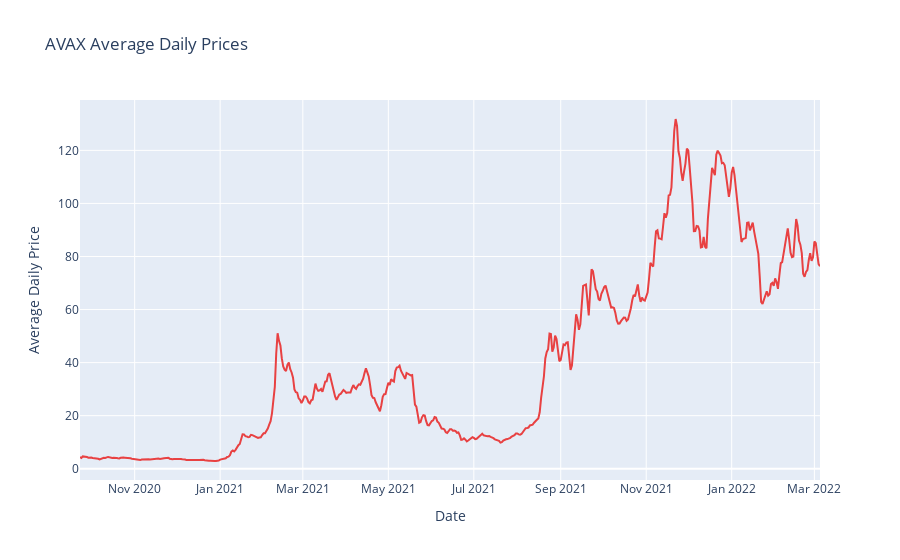

The notebook cell this image was saved under:
### Code cell
def plot_close_prices():
    """
    Plot the closing prices of AVAX in plotly.
    """
    fig = px.line(avax_daily_ave, y='Average Daily Price', title='AVAX Average Daily Prices')
    fig.update_traces(line_color='#e84142')
    fig.show()
plot_close_prices()

### Figure 1 — Plotly figure (JSON) as saved in the notebook; plotly's stock layout.template omitted (floating-point values rounded to 4 significant figures; data arrays with more than 128 entries replaced by an {"elided": "..."} marker saying what was removed)
{"data": [{"hovertemplate": "Date=%{x}<br>Average Daily Price=%{y}<extra></extra>", "legendgroup": "", "line": {"color": "#e84142", "dash": "solid"}, "mode": "lines", "name": "", "orientation": "v", "showlegend": false, "type": "scatter", "x": {"elided": "529 str values"}, "xaxis": "x", "y": {"elided": "529 float values"}, "yaxis": "y"}], "layout": {"legend": {"tracegroupgap": 0}, "title": {"text": "AVAX Average Daily Prices"}, "xaxis": {"anchor": "y", "domain": [0, 1], "title": {"text": "Date"}}, "yaxis": {"anchor": "x", "domain": [0, 1], "title": {"text": "Average Daily Price"}}}}
